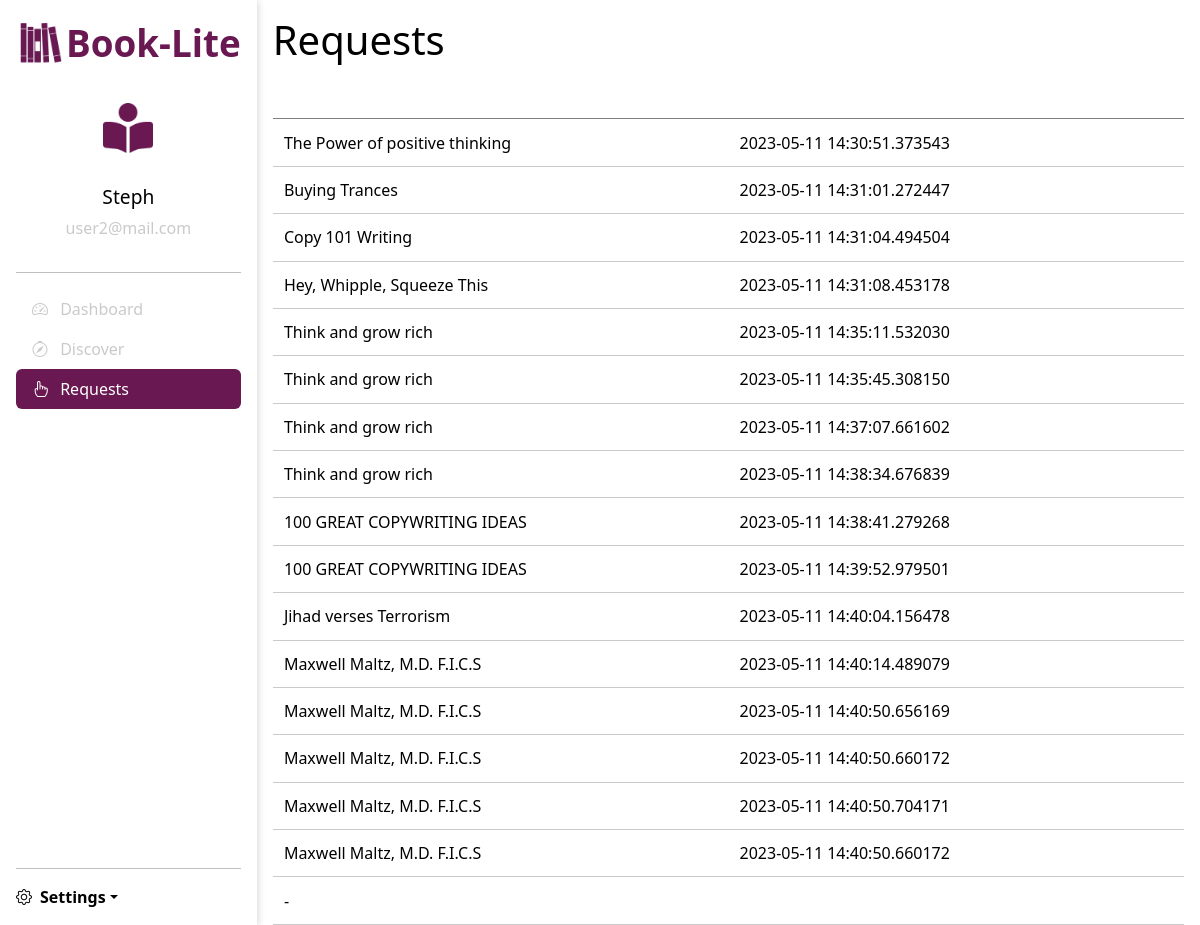
Page /user/requests (signed in) on the committed database.
### models/models.py (models this page shows)
class User(db.Model, UserMixin):
    id = db.Column(db.String, primary_key=True, default=lambda: 'USR' + generate_id())
    name = db.Column(db.String(100), nullable=False)
    email = db.Column(db.String(100), unique=True, nullable=False)
    password = db.Column(db.String(100), nullable=False)
    is_admin = db.Column(db.Boolean, default=False)
    rentals = db.relationship('Rental', backref='user', lazy=True)

class AccessRequest(db.Model):
    id = db.Column(db.String, primary_key=True, default=lambda: 'AR' + generate_id())
    user_id = db.Column(db.String, db.ForeignKey('user.id'), nullable=False)
    book_id = db.Column(db.String, db.ForeignKey('book.id'), nullable=False)
    date_requested = db.Column(db.DateTime, nullable=False, default=datetime.utcnow)
    date_due = db.Column(db.DateTime, nullable=False, default=datetime.utcnow)
    book = db.relationship('Book', backref='access_requests')

class Book(db.Model):
    id = db.Column(db.String, primary_key=True)
    title = db.Column(db.String(100), nullable=False)
    author = db.Column(db.String(100), nullable=False)
    description = db.Column(db.Text, nullable=False)
    cover_path = db.Column(db.String(100), nullable=False)
    file_path = db.Column(db.String(100), nullable=False)
    category_id = db.Column(db.String, db.ForeignKey('category.id'), nullable=False)
    rentals = db.relationship('Rental', backref='book', lazy=True)

class DownloadRequest(db.Model):
    id = db.Column(db.String, primary_key=True, default=lambda: 'DR' + generate_id())
    user_id = db.Column(db.String, db.ForeignKey('user.id'), nullable=False)
    book_id = db.Column(db.String, db.ForeignKey('book.id'), nullable=False)

### routes/user.py (the view)
@user_bp.route("/requests")
@login_required
def requests():
    access_requests = AccessRequest.query.filter_by(user_id=current_user.id)
    download_requests = DownloadRequest.query.filter_by(user_id=current_user.id)
    total_requests = access_requests.count() + download_requests.count()
    return render_template(
        "user/requests.html",
        access_requests=access_requests,
        download_requests=download_requests,
        total_requests=total_requests,
        r_active="active",
    )

### main.py (called while the page is built)
@login_manager.user_loader
def load_user(user_id):
    return User.query.get(user_id)

@app.context_processor
def inject_global_vars():
    return dict(user=current_user)

### templates/user/requests.html (shortened to what this page needs)
{% extends "user/base_user.html" %}
{% block main %}
<h1>Requests</h1>
<div>
    <div class="requests table">
        <table class="requests_table">
            <thead>
                <tr>
                    <th>Book</th>
                    <th>Date requested</th>
                </tr>
            </thead>
            {% for access_request in access_requests %}
            <tr>
                <td>{{ access_request.book.title }}</td>
                <td>{{ access_request.date_requested }}</td>
            </tr>
            {% endfor %}
            {% for download_request in download_requests %}
            <tr>
                <td>-</td>
                <td>{{ download_request.date_requested }}</td>
            </tr>
            {% endfor %}
        </table>
    </div>
</div>
 {% endblock %}

### templates/user/base_user.html (shortened to what this page needs)
{% extends "/base_dashboard.html" %} {%block title %} User {% endblock %}
{%block profile%}
<div class="user-profile">
  <div class="">
    <img src="/static/images/purple-abstract-img.png" alt="" width="50" />
  </div>
  <h3 class="fullname">{{ user.name }}</h3>
  <p class="username">{{ user.email }}</p>
</div>
{% endblock %} {% block sidebar %}
<ul class="nav nav-pills flex-column mb-auto">
  <li>
    <a href="{{url_for('user.dashboard')}}" class="nav-link big {{d_active}}">
      <i class="bi bi-speedometer2 me-2"></i>
      Dashboard
    </a>
  </li>
  <li>
    <a href="{{url_for('user.discover')}}" class="nav-link big {{di_active}}">
      <i class="bi bi-compass me-2"></i>
      Discover
    </a>
  </li>
  <li>
    <a href="{{url_for('user.requests')}}" class="nav-link big {{r_active}}">
      <i class="bi bi-hand-index me-2"></i>
      Requests
    </a>
  </li>
</ul>
<hr />
<div class="dropdown">
  <a href="#" class="d-flex align-items-center text-decoration-none dropdown-toggle user" data-bs-toggle="dropdown" aria-expanded="false">
    <i class="bi bi-gear me-2"></i>
    <strong>Settings</strong>
  </a>
</div>
 {% endblock %}

### static/css/admin.css (style rules this page uses)
* { margin: 0; padding: 0; scroll-behavior: smooth; color: black; }
*, *::before, *::after { box-sizing: border-box; }
body { width: 100vw; height: 100vh; overflow: hidden; }
:root { --secondary-color: #691852; --light-primary-color: #fff; --dark-primary-color: #000; --grey-color: #cacaca; }
.nav-pills .nav-link.active, .nav-pills .nav-link.active i { background: var(--secondary-color); color: #fff; }
.nav-pills .nav-link, .nav-pills .nav-link i { color: var(--grey-color); }
.dropdown-toggle::after { color: #000; }
.table { position: relative; background-color: rgb(230, 230, 230); height: 70vh; }
table { width: 100%; background-color: rgb(230, 230, 230); overflow-y: scroll; }
table tbody tr { border-bottom: 2px solid var(--grey-color); }
table th { color: var(--light-primary-color); }
table th, table td { border: none; padding: 0.7rem; max-width: 10rem; overflow: scroll; }
table thead { background-color: var(--secondary-color); }
.requests_table { min-width: 100%; }
:root { --primary-purple: #dfdcfaff; --primary-blue: rgb(198, 229, 244); --secondary-blue: rgb(146, 213, 247); --primary-pink: rgb(250, 239, 229); --primary-green: rgb(221, 243, 212); --background-green: #bae6a7ff; --secondary-purple: #7d71feff; --secondary-green: #4db223ff; --secondary-orange: #ed7724ff; --primary-orange: rgba(255, 192, 147, 0.735); --white: #fff; --black: #000; --gray: rgba(20, 20, 20, 0.607); --transparent-color: rgba(0, 0, 0, 0.06); --border-color: rgba(0, 0, 0, 0.1); }

### static/css/user.css (style rules this page uses)
* { margin: 0; padding: 0; scroll-behavior: smooth; color: black; }
*, *::before, *::after { box-sizing: border-box; }
body { width: 100vw; height: 100vh; overflow: hidden; }
:root { --secondary-color: #691852; --light-primary-color: #fff; --dark-primary-color: #000; --grey-color: #cacaca; }
.user-profile { display: flex; align-items: center; flex-direction: column; flex-wrap: wrap; margin-top: 2rem; }
.user-profile > div { margin-bottom: 2rem; }
.fullname { font-size: 1.2rem; }
.username { color: var(--grey-color); }

### rows in the picture
User: name "Steph", email "user2@mail.com"
AccessRequest: book "The Power of positive thinking", date_requested "2023-05-11 14:30:51.373543"
AccessRequest: book "Buying Trances", date_requested "2023-05-11 14:31:01.272447"
AccessRequest: book "Copy 101 Writing", date_requested "2023-05-11 14:31:04.494504"
AccessRequest: book "Hey, Whipple, Squeeze This", date_requested "2023-05-11 14:31:08.453178"
AccessRequest: book "Think and grow rich", date_requested "2023-05-11 14:35:11.532030"
AccessRequest: book "Think and grow rich", date_requested "2023-05-11 14:35:45.308150"
AccessRequest: book "Think and grow rich", date_requested "2023-05-11 14:37:07.661602"
AccessRequest: book "Think and grow rich", date_requested "2023-05-11 14:38:34.676839"
AccessRequest: book "100 GREAT COPYWRITING IDEAS", date_requested "2023-05-11 14:38:41.279268"
AccessRequest: book "100 GREAT COPYWRITING IDEAS", date_requested "2023-05-11 14:39:52.979501"
AccessRequest: book "Jihad verses Terrorism", date_requested "2023-05-11 14:40:04.156478"
AccessRequest: book "Maxwell Maltz, M.D. F.I.C.S", date_requested "2023-05-11 14:40:14.489079"
AccessRequest: book "Maxwell Maltz, M.D. F.I.C.S", date_requested "2023-05-11 14:40:50.656169"
AccessRequest: book "Maxwell Maltz, M.D. F.I.C.S", date_requested "2023-05-11 14:40:50.660172"
AccessRequest: book "Maxwell Maltz, M.D. F.I.C.S", date_requested "2023-05-11 14:40:50.704171"
AccessRequest: book "Maxwell Maltz, M.D. F.I.C.S", date_requested "2023-05-11 14:40:50.660172"
